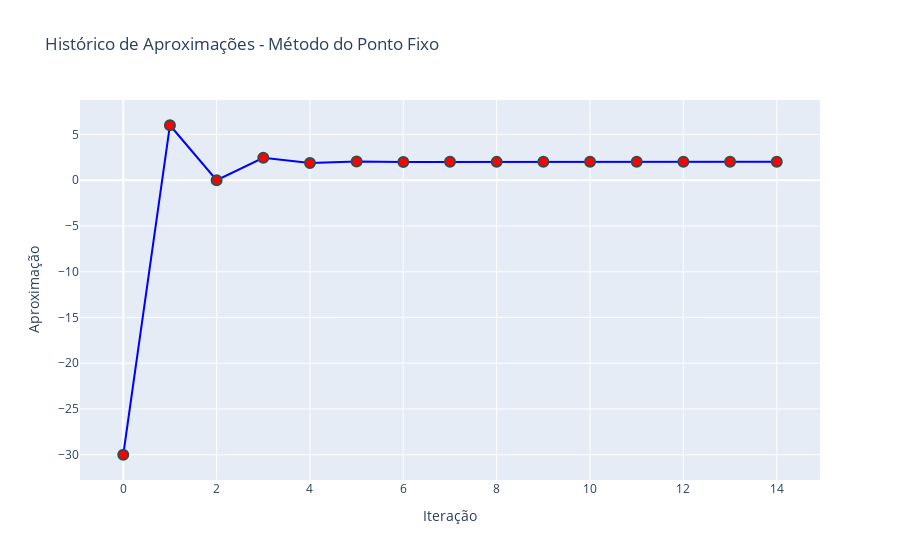

The notebook cell saved with this chart:
### Code cell
fig = px.line(x=list(range(0, len(history))), y=history, markers=True,
              labels={'x': 'Iteração', 'y': 'Aproximação'},
              title='Histórico de Aproximações - Método do Ponto Fixo',
              )

fig.update_traces(marker=dict(size=10, color='red', line=dict(width=2, color='DarkSlateGrey')),
                  line=dict(width=2, color='blue'))
fig.show()

### Figure 1 — Plotly figure (JSON) as saved in the notebook; plotly's stock layout.template omitted (floating-point values rounded to 4 significant figures)
{"data": [{"hovertemplate": "Iteração=%{x}<br>Aproximação=%{y}<extra></extra>", "legendgroup": "", "line": {"color": "blue", "dash": "solid", "width": 2}, "marker": {"color": "red", "line": {"color": "DarkSlateGrey", "width": 2}, "size": 10, "symbol": "circle"}, "mode": "lines+markers", "name": "", "orientation": "v", "showlegend": false, "type": "scatter", "x": [0, 1, 2, 3, 4, 5, 6, 7, 8, 9, 10, 11, 12, 13, 14], "xaxis": "x", "y": [-30.0, 6.0, 0.0, 2.449, 1.884, 2.029, 1.993, 2.002, 2.0, 2.0, 2.0, 2.0, 2.0, 2.0, 2.0], "yaxis": "y"}], "layout": {"legend": {"tracegroupgap": 0}, "title": {"text": "Histórico de Aproximações - Método do Ponto Fixo"}, "xaxis": {"anchor": "y", "domain": [0, 1], "title": {"text": "Iteração"}}, "yaxis": {"anchor": "x", "domain": [0, 1], "title": {"text": "Aproximação"}}}}
